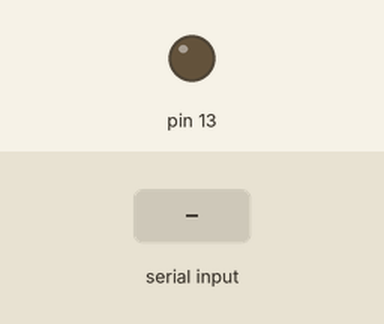
Bench run of a sketch on a simulated Arduino Uno, built with avr-gcc and run on an emulated ATmega328P. On the bench: output pins drawn as LEDs (lit = HIGH). The test bench sets the inputs (shaded band).

Above: at 1.2 s.
1.3 s: "1" received over Serial
At 2.7 s:
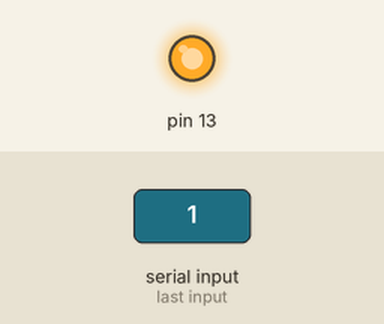
Timing chart, 0 to 4.3 s (numbered marks = the images above; inputs shaded):
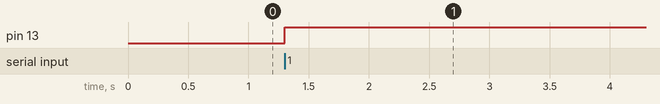

The sketch:

programa_arduino.ino
```cpp
struct {
  bool estado_led;
} datos_rx;

void setup() {
  // put your setup code here, to run once:
  Serial.begin(9600);

  pinMode(13, OUTPUT);
}

void loop() {
  // put your main code here, to run repeatedly:
  if(Serial.available() > 0) {
    Serial.readBytes((byte *) &datos_rx, sizeof(datos_rx));

    if(datos_rx.estado_led == true) {
      digitalWrite(13, HIGH);
    } else {
      digitalWrite(13, LOW);
    }
  }
}
```

Measured:
- after the input at 1.3 s, pin 13: LOW → HIGH at once
